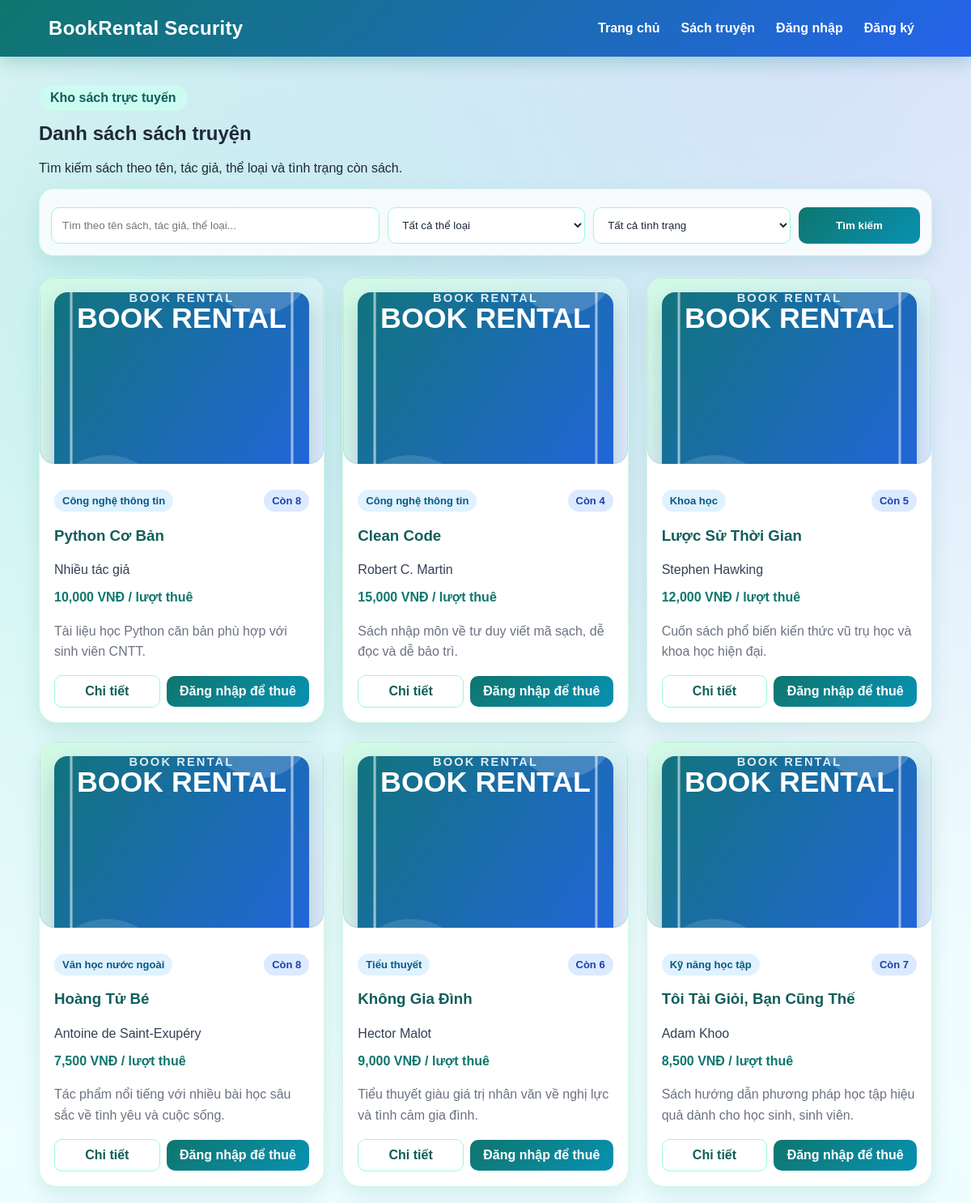
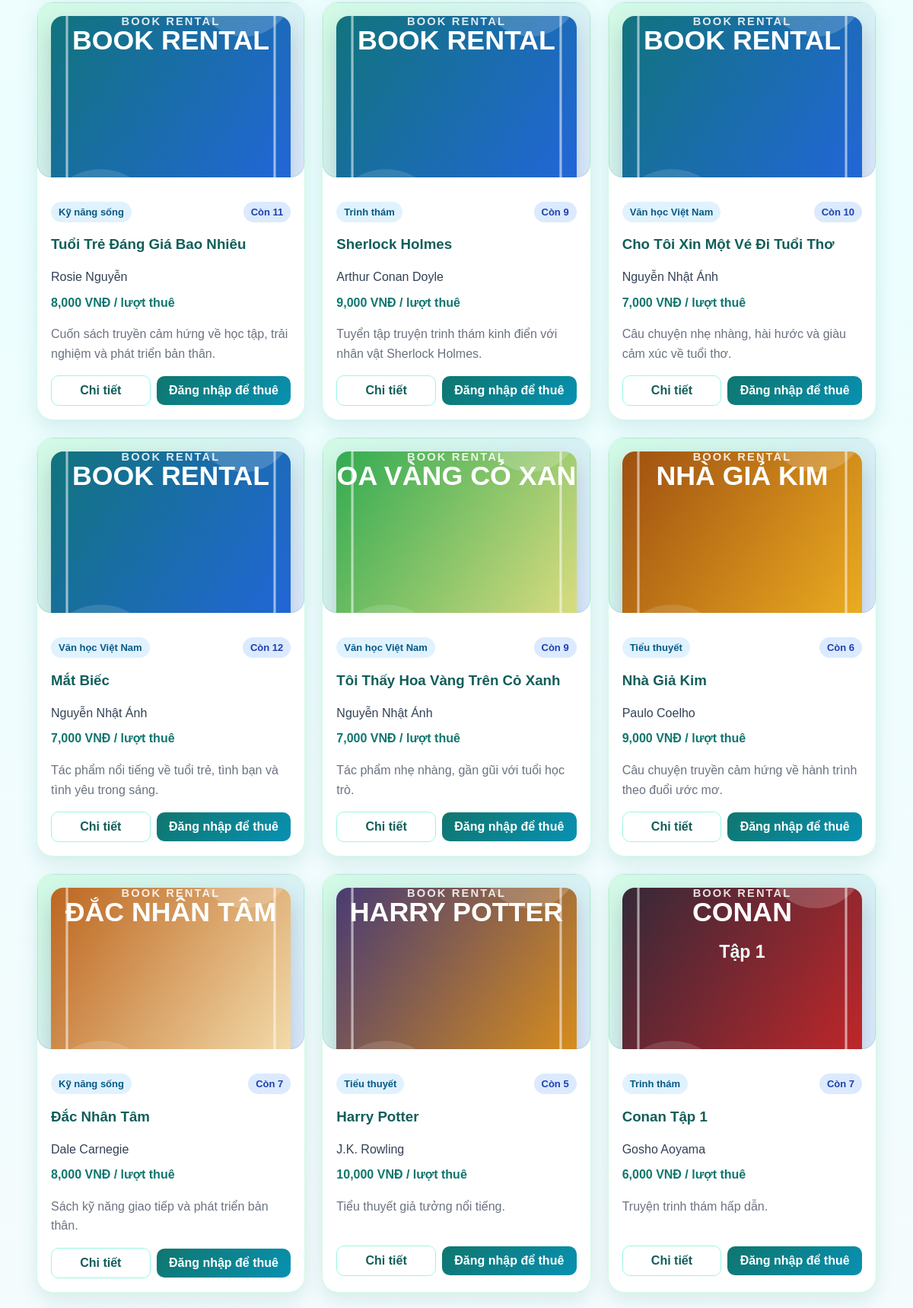
/books (upper part), run on the app's committed database (2 pictures, top to bottom).
### tables this page shows
CREATE TABLE books (
            id INTEGER PRIMARY KEY AUTOINCREMENT,
            title TEXT NOT NULL,
            author TEXT NOT NULL,
            category TEXT NOT NULL,
            quantity INTEGER NOT NULL,
            price REAL NOT NULL,
            description TEXT,
            cover_image TEXT
        );

### app.py (the view)
@app.route("/books")
def books():
    keyword = request.args.get("keyword", "").strip()
    category = request.args.get("category", "").strip()
    availability = request.args.get("availability", "").strip()
    query = "SELECT * FROM books WHERE 1=1"
    params = []
    if keyword:
        query += " AND (title LIKE ? OR author LIKE ? OR category LIKE ?)"
        params.extend([f"%{keyword}%", f"%{keyword}%", f"%{keyword}%"])
    if category:
        query += " AND category = ?"
        params.append(category)
    if availability == "available":
        query += " AND quantity > 0"
    elif availability == "out":
        query += " AND quantity <= 0"
    query += " ORDER BY id DESC"
    conn = get_db()
    book_list = conn.execute(query, params).fetchall()
    categories = conn.execute("SELECT DISTINCT category FROM books ORDER BY category").fetchall()
    conn.close()
    return render_template("books.html", books=book_list, keyword=keyword, category=category, availability=availability, categories=categories)

### app.py (called while the page is built)
def get_db():
    conn = sqlite3.connect(DATABASE)
    conn.row_factory = sqlite3.Row
    return conn

@app.context_processor
def inject_permissions():
    role = session.get("role")
    return {
        "roles": ROLES,
        "can_manage_books": role in PERMISSIONS["manage_books"],
        "can_manage_rentals": role in PERMISSIONS["manage_rentals"],
        "can_manage_users": role in PERMISSIONS["manage_users"],
        "can_security_scan": role in PERMISSIONS["security_scan"],
    }

### templates/books.html (shortened to what this page needs)
{% extends "base.html" %}
{% block content %}
<div class="page-title app-title">
    <div>
        <span class="eyebrow soft">Kho sách trực tuyến</span>
        <h2>Danh sách sách truyện</h2>
        <p>Tìm kiếm sách theo tên, tác giả, thể loại và tình trạng còn sách.</p>
    </div>
</div>
<form class="filter-box app-filter" method="GET">
    <input type="text" name="keyword" placeholder="Tìm theo tên sách, tác giả, thể loại..." value="{{ keyword }}">
    <select name="category">
        <option value="">Tất cả thể loại</option>
    </select>
    <select name="availability">
        <option value="" {% if not availability %}selected{% endif %}>Tất cả tình trạng</option>
    </select>
    <button type="submit">Tìm kiếm</button>
</form>
<div class="book-grid app-book-grid">
    {% for book in books %}
    <div class="book-card app-book-card">
        <a class="cover-wrap app-cover-wrap" href="{{ url_for('book_detail', book_id=book.id) }}">
            <img class="book-cover app-book-cover" src="{{ book.cover_image or '/static/uploads/default-cover.svg' }}" alt="Ảnh bìa {{ book.title }}">
        </a>
        <div class="book-body">
            <div class="book-topline">
                <span class="category-tag">{{ book.category }}</span>
                {% if book.quantity > 0 %}
                    <span class="status-badge approved">Còn {{ book.quantity }}</span>
                {% else %}
                    <span class="status-badge cancelled">Hết sách</span>
                {% endif %}
            </div>
            <h3><a class="book-title-link" href="{{ url_for('book_detail', book_id=book.id) }}">{{ book.title }}</a></h3>
            <p class="book-author">{{ book.author }}</p>
            <p class="book-price">{{ "{:,.0f}".format(book.price) }} VNĐ / lượt thuê</p>
            <p class="book-desc">{{ book.description }}</p>
            <div class="book-actions">
                <a class="btn secondary-outline" href="{{ url_for('book_detail', book_id=book.id) }}">Chi tiết</a>
                {% if session.get("user_id") and session.get("role") == 'customer' and book.quantity > 0 %}
                    <a class="btn" href="{{ url_for('rent_book', book_id=book.id) }}">Thuê sách</a>
                {% elif not session.get("user_id") %}
                    <a class="btn" href="{{ url_for('login') }}">Đăng nhập để thuê</a>
                {% elif book.quantity <= 0 %}
                    <span class="btn disabled">Tạm hết sách</span>
                {% else %}
                    <span class="btn disabled">Tài khoản quản trị</span>
                {% endif %}
            </div>
        </div>
    </div>
    {% else %}
    <div class="empty-box">Không tìm thấy sách phù hợp.</div>
    {% endfor %}
</div>
{% endblock %}

### static/style.css (style rules this page uses)
* { box-sizing: border-box; }
:root { --primary: #0f766e; --primary-dark: #115e59; --primary-light: #ccfbf1; --secondary: #2563eb; --bg: #f0fdfa; --card: #ffffff; --text: #1f2937; --muted: #6b7280; --border: #d1fae5; --danger: #dc2626; --warning: #f59e0b; --safe: #16a34a; --shadow: 0 10px 25px rgba(15, 118, 110, 0.12); }
body { margin: 0; font-family: Arial, sans-serif; background: linear-gradient(180deg, #ecfeff, #f0fdfa); color: var(--text); }
.eyebrow { display: inline-block; background: rgba(255,255,255,0.14); padding: 7px 14px; border-radius: 999px; font-weight: bold; margin-bottom: 14px; }
.btn, button { display: inline-block; background: linear-gradient(135deg, #0f766e, #0891b2); color: white; padding: 12px 20px; border-radius: 10px; text-decoration: none; border: none; cursor: pointer; font-weight: bold; transition: 0.2s; }
.stat-card, .card, .book-card, .result-card, .admin-section, .form-box, .scan-block, .empty-box { background: var(--card); padding: 26px; border-radius: 18px; box-shadow: var(--shadow); border: 1px solid var(--border); }
.card h3, .book-card h3, .admin-section h3, .result-card h3 { color: var(--primary-dark); }
.card p, .book-card p, .result-card p { line-height: 1.6; }
input, select, textarea { width: 100%; padding: 13px; margin-top: 8px; border: 1px solid #99f6e4; border-radius: 10px; outline: none; background: #ffffff; color: var(--text); font-family: Arial, sans-serif; }
button { width: 100%; margin-top: 22px; }
.page-title, .section-heading, .scan-summary, .result-title { display: flex; align-items: center; justify-content: space-between; gap: 18px; }
.page-title h2, .page-title p, .section-heading h3 { margin-top: 0; }
.filter-box, .mini-filter { display: grid; grid-template-columns: 1.5fr 0.9fr 0.9fr 150px; gap: 10px; margin-bottom: 26px; }
.filter-box button, .mini-filter button, .role-form button { margin-top: 8px; }
.book-grid { display: grid; grid-template-columns: repeat(3, 1fr); gap: 22px; }
.book-card { transition: 0.2s; }
.book-topline { display: flex; justify-content: space-between; align-items: center; gap: 8px; }
.category-tag { display: inline-block; background: #e0f2fe; color: #075985; padding: 6px 10px; border-radius: 999px; font-size: 13px; font-weight: bold; }
.level-pill, .status-badge { display: inline-block; padding: 6px 10px; border-radius: 999px; font-size: 13px; font-weight: bold; }
.status-badge.approved { background: #dbeafe; color: #1e40af; }
.cover-wrap { width: 100%; height: 230px; border-radius: 18px; overflow: hidden; background: #e2e8f0; margin-bottom: 14px; box-shadow: inset 0 0 0 1px rgba(15, 118, 110, 0.12); }
.book-cover { width: 100%; height: 100%; object-fit: cover; display: block; }
body { background: radial-gradient(circle at 12% 10%, rgba(45, 212, 191, 0.22), transparent 28%), radial-gradient(circle at 88% 0%, rgba(37, 99, 235, 0.16), transparent 30%), linear-gradient(180deg, #f8fafc, #ecfeff 45%, #f8fafc); }
.eyebrow.soft { background: #ccfbf1; color: #115e59; }
.app-filter { background: rgba(255, 255, 255, 0.82); padding: 14px; border-radius: 18px; box-shadow: var(--shadow); border: 1px solid var(--border); }
.app-book-grid { grid-template-columns: repeat(4, 1fr); }
.app-book-card { padding: 0; overflow: hidden; border-radius: 22px; }
.app-cover-wrap { display: block; background: linear-gradient(135deg, #d1fae5, #dbeafe); padding: 18px; text-align: center; }
.app-book-cover { width: 100%; height: 245px; object-fit: cover; border-radius: 16px; box-shadow: 0 14px 28px rgba(15, 23, 42, 0.18); background: #f8fafc; }
.book-body { padding: 18px; }
.book-title-link { color: var(--primary-dark); text-decoration: none; }
.book-author { color: #334155; margin: 8px 0; }
.book-price { color: #0f766e; font-weight: 800; margin: 8px 0; }
.book-desc { color: var(--muted); min-height: 48px; }
.book-actions { display: grid; grid-template-columns: 0.85fr 1.15fr; gap: 8px; align-items: center; margin-top: 12px; }
.book-actions .btn { padding: 10px 12px; text-align: center; }
.secondary-outline { background: white; color: var(--primary-dark); border: 1px solid #99f6e4; }
@media (max-width: 1200px) { .app-book-grid, .featured-row { grid-template-columns: repeat(3, 1fr); } }

### data on the page
books: cover_image (placeholder picture), category "Công nghệ thông tin", quantity "8", title "Python Cơ Bản", author "Nhiều tác giả", price "10,000", description "Tài liệu học Python căn bản phù hợp với sinh viên CNTT."
books: cover_image (placeholder picture), category "Công nghệ thông tin", quantity "4", title "Clean Code", author "Robert C. Martin", price "15,000", description "Sách nhập môn về tư duy viết mã sạch, dễ đọc và dễ bảo trì."
books: cover_image (placeholder picture), category "Khoa học", quantity "5", title "Lược Sử Thời Gian", author "Stephen Hawking", price "12,000", description "Cuốn sách phổ biến kiến thức vũ trụ học và khoa học hiện đại."
books: cover_image (placeholder picture), category "Văn học nước ngoài", quantity "8", title "Hoàng Tử Bé", author "Antoine de Saint-Exupéry", price "7,500", description "Tác phẩm nổi tiếng với nhiều bài học sâu sắc về tình yêu và cuộc sống."
books: cover_image (placeholder picture), category "Tiểu thuyết", quantity "6", title "Không Gia Đình", author "Hector Malot", price "9,000", description "Tiểu thuyết giàu giá trị nhân văn về nghị lực và tình cảm gia đình."
books: cover_image (placeholder picture), category "Kỹ năng học tập", quantity "7", title "Tôi Tài Giỏi, Bạn Cũng Thế", author "Adam Khoo", price "8,500", description "Sách hướng dẫn phương pháp học tập hiệu quả dành cho học sinh, sinh viên."
books: cover_image (placeholder picture), category "Kỹ năng sống", quantity "11", title "Tuổi Trẻ Đáng Giá Bao Nhiêu", author "Rosie Nguyễn", price "8,000", description "Cuốn sách truyền cảm hứng về học tập, trải nghiệm và phát triển bản thân."
books: cover_image (placeholder picture), category "Trinh thám", quantity "9", title "Sherlock Holmes", author "Arthur Conan Doyle", price "9,000", description "Tuyển tập truyện trinh thám kinh điển với nhân vật Sherlock Holmes."
books: cover_image (placeholder picture), category "Văn học Việt Nam", quantity "10", title "Cho Tôi Xin Một Vé Đi Tuổi Thơ", author "Nguyễn Nhật Ánh", price "7,000", description "Câu chuyện nhẹ nhàng, hài hước và giàu cảm xúc về tuổi thơ."
books: cover_image (placeholder picture), category "Văn học Việt Nam", quantity "12", title "Mắt Biếc", author "Nguyễn Nhật Ánh", price "7,000", description "Tác phẩm nổi tiếng về tuổi trẻ, tình bạn và tình yêu trong sáng."
books: cover_image (picture), category "Văn học Việt Nam", quantity "9", title "Tôi Thấy Hoa Vàng Trên Cỏ Xanh", author "Nguyễn Nhật Ánh", price "7,000", description "Tác phẩm nhẹ nhàng, gần gũi với tuổi học trò."
books: cover_image (picture), category "Tiểu thuyết", quantity "6", title "Nhà Giả Kim", author "Paulo Coelho", price "9,000", description "Câu chuyện truyền cảm hứng về hành trình theo đuổi ước mơ."
books: cover_image (picture), category "Kỹ năng sống", quantity "7", title "Đắc Nhân Tâm", author "Dale Carnegie", price "8,000", description "Sách kỹ năng giao tiếp và phát triển bản thân."
books: cover_image (picture), category "Tiểu thuyết", quantity "5", title "Harry Potter", author "J.K. Rowling", price "10,000", description "Tiểu thuyết giả tưởng nổi tiếng."
books: cover_image (picture), category "Trinh thám", quantity "7", title "Conan Tập 1", author "Gosho Aoyama", price "6,000", description "Truyện trinh thám hấp dẫn."
